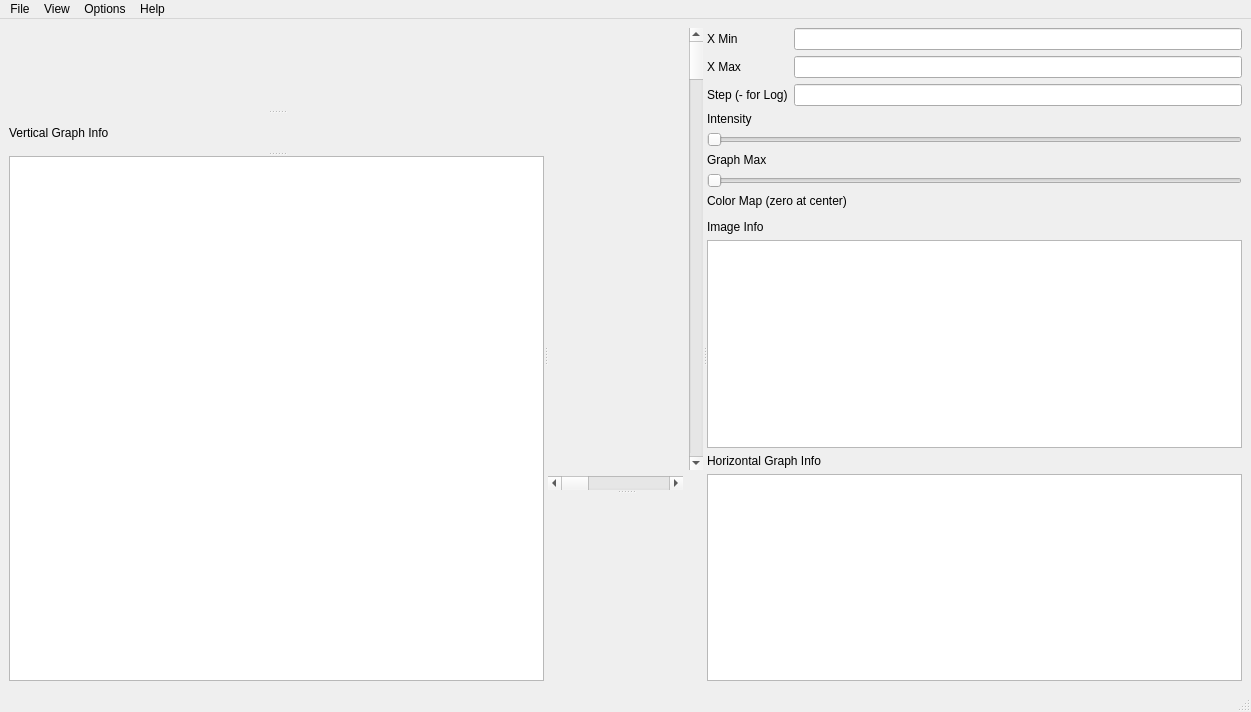
<?xml version="1.0" encoding="UTF-8"?>
<ui version="4.0">
 <class>MainWindow</class>
 <widget class="QMainWindow" name="MainWindow">
  <property name="geometry">
   <rect>
    <x>0</x>
    <y>0</y>
    <width>1251</width>
    <height>712</height>
   </rect>
  </property>
  <property name="windowTitle">
   <string>MainWindow</string>
  </property>
  <widget class="QWidget" name="centralwidget">
   <layout class="QGridLayout" name="gridLayout_5">
    <item row="0" column="0">
     <widget class="QSplitter" name="left_right_splitter">
      <property name="orientation">
       <enum>Qt::Horizontal</enum>
      </property>
      <widget class="QSplitter" name="vgraphSplitter">
       <property name="orientation">
        <enum>Qt::Vertical</enum>
       </property>
       <widget class="QwtPlot" name="v_graphPlot"/>
       <widget class="QLabel" name="label_8">
        <property name="text">
         <string>Vertical Graph Info</string>
        </property>
       </widget>
       <widget class="QTableWidget" name="v_graph_table"/>
      </widget>
      <widget class="QSplitter" name="imageSplitter">
       <property name="orientation">
        <enum>Qt::Vertical</enum>
       </property>
       <widget class="QWidget" name="layoutWidget">
        <layout class="QGridLayout" name="gridLayout">
         <item row="0" column="0">
          <widget class="QwtPlot" name="imagePlot"/>
         </item>
         <item row="0" column="1">
          <widget class="QScrollBar" name="imageVerticalScrollBar">
           <property name="orientation">
            <enum>Qt::Vertical</enum>
           </property>
          </widget>
         </item>
         <item row="1" column="0">
          <widget class="QScrollBar" name="imageHorizontalScrollBar">
           <property name="orientation">
            <enum>Qt::Horizontal</enum>
           </property>
          </widget>
         </item>
        </layout>
       </widget>
       <widget class="QwtPlot" name="h_graphPlot"/>
      </widget>
      <widget class="QWidget" name="layoutWidget_grid4">
       <layout class="QGridLayout" name="gridLayout_4">
        <item row="0" column="0">
         <layout class="QFormLayout" name="formLayout">
          <item row="0" column="0">
           <widget class="QLabel" name="X_Min_label">
            <property name="text">
             <string>X Min</string>
            </property>
           </widget>
          </item>
          <item row="0" column="1">
           <widget class="QLineEdit" name="x_min_input"/>
          </item>
          <item row="1" column="0">
           <widget class="QLabel" name="X_Max_label">
            <property name="text">
             <string>X Max</string>
            </property>
           </widget>
          </item>
          <item row="1" column="1">
           <widget class="QLineEdit" name="x_max_input"/>
          </item>
          <item row="2" column="0">
           <widget class="QLabel" name="Step_Label">
            <property name="text">
             <string>Step (- for Log)</string>
            </property>
           </widget>
          </item>
          <item row="2" column="1">
           <widget class="QLineEdit" name="step_input"/>
          </item>
         </layout>
        </item>
        <item row="1" column="0">
         <layout class="QGridLayout" name="gridLayout_2">
          <item row="1" column="0">
           <widget class="QSlider" name="intensity_slider">
            <property name="orientation">
             <enum>Qt::Horizontal</enum>
            </property>
           </widget>
          </item>
          <item row="0" column="0">
           <widget class="QLabel" name="intensity_label">
            <property name="text">
             <string>Intensity</string>
            </property>
           </widget>
          </item>
         </layout>
        </item>
        <item row="2" column="0">
         <layout class="QGridLayout" name="gridLayout_3">
          <item row="0" column="0">
           <widget class="QLabel" name="graph_max_label">
            <property name="text">
             <string>Graph Max</string>
            </property>
           </widget>
          </item>
          <item row="1" column="0">
           <widget class="QSlider" name="graph_max_slider">
            <property name="orientation">
             <enum>Qt::Horizontal</enum>
            </property>
           </widget>
          </item>
         </layout>
        </item>
        <item row="3" column="0">
         <widget class="QLabel" name="label_2">
          <property name="text">
           <string>Color Map (zero at center)</string>
          </property>
         </widget>
        </item>
        <item row="4" column="0">
         <widget class="QWidget" name="color_scale" native="true"/>
        </item>
        <item row="5" column="0">
         <widget class="QLabel" name="table_label">
          <property name="text">
           <string>Image Info</string>
          </property>
         </widget>
        </item>
        <item row="6" column="0">
         <widget class="QTableWidget" name="image_table"/>
        </item>
        <item row="7" column="0">
         <widget class="QLabel" name="label">
          <property name="text">
           <string>Horizontal Graph Info</string>
          </property>
         </widget>
        </item>
        <item row="8" column="0">
         <widget class="QTableWidget" name="h_graph_table"/>
        </item>
       </layout>
      </widget>
     </widget>
    </item>
   </layout>
  </widget>
  <widget class="QMenuBar" name="menubar">
   <property name="geometry">
    <rect>
     <x>0</x>
     <y>0</y>
     <width>1251</width>
     <height>26</height>
    </rect>
   </property>
   <widget class="QMenu" name="menuFile">
    <property name="title">
     <string>File</string>
    </property>
    <addaction name="actionClose"/>
   </widget>
   <widget class="QMenu" name="menuEdit">
    <property name="title">
     <string>View</string>
    </property>
    <addaction name="action_Vscroll"/>
    <addaction name="action_Hscroll"/>
   </widget>
   <widget class="QMenu" name="menuOptions">
    <property name="title">
     <string>Options</string>
    </property>
    <widget class="QMenu" name="menuColor_Map">
     <property name="title">
      <string>Color Map</string>
     </property>
     <addaction name="actionHeat"/>
     <addaction name="actionGray"/>
     <addaction name="actionNegative_Gray"/>
     <addaction name="actionGreen_Yellow"/>
     <addaction name="actionRainbow"/>
     <addaction name="actionOptimal"/>
     <addaction name="actionMulti"/>
     <addaction name="actionSpectrum"/>
    </widget>
    <widget class="QMenu" name="menuGraph_Selected">
     <property name="title">
      <string>Graph Selected</string>
     </property>
     <addaction name="actionClear_Selections"/>
     <addaction name="actionOverlaid"/>
     <addaction name="actionOffset_Vertically"/>
     <addaction name="actionOffset_Diagonally"/>
    </widget>
    <addaction name="menuColor_Map"/>
    <addaction name="menuGraph_Selected"/>
    <addaction name="actionGraph_Rebinned_Data"/>
   </widget>
   <widget class="QMenu" name="menuHelp">
    <property name="title">
     <string>Help</string>
    </property>
   </widget>
   <addaction name="menuFile"/>
   <addaction name="menuEdit"/>
   <addaction name="menuOptions"/>
   <addaction name="menuHelp"/>
  </widget>
  <widget class="QStatusBar" name="statusbar"/>
  <action name="action">
   <property name="text">
    <string>Vertical Scroll Bar</string>
   </property>
  </action>
  <action name="actionClose">
   <property name="text">
    <string>Close</string>
   </property>
  </action>
  <action name="action_Hscroll">
   <property name="text">
    <string>Horizontal Scroll Bar</string>
   </property>
  </action>
  <action name="action_Vscroll">
   <property name="text">
    <string>Vertical Scroll Bar</string>
   </property>
  </action>
  <action name="actionVertical_Cut">
   <property name="text">
    <string>Vertical Cut</string>
   </property>
  </action>
  <action name="actionGraph_Rebinned_Data">
   <property name="text">
    <string>Graph Rebinned Data</string>
   </property>
  </action>
  <action name="actionHeat">
   <property name="text">
    <string>Heat</string>
   </property>
  </action>
  <action name="actionGray">
   <property name="text">
    <string>Gray</string>
   </property>
  </action>
  <action name="actionNegative_Gray">
   <property name="text">
    <string>Negative Gray</string>
   </property>
  </action>
  <action name="actionGreen_Yellow">
   <property name="text">
    <string>Green-Yellow</string>
   </property>
  </action>
  <action name="actionRainbow">
   <property name="text">
    <string>Rainbow</string>
   </property>
  </action>
  <action name="actionOptimal">
   <property name="text">
    <string>Optimal</string>
   </property>
  </action>
  <action name="actionMulti">
   <property name="text">
    <string>Multi</string>
   </property>
  </action>
  <action name="actionSpectrum">
   <property name="text">
    <string>Spectrum</string>
   </property>
  </action>
  <action name="actionClear_Selections">
   <property name="text">
    <string>Clear Selections</string>
   </property>
  </action>
  <action name="actionOverlaid">
   <property name="text">
    <string>Overlaid</string>
   </property>
  </action>
  <action name="actionOffset_Vertically">
   <property name="text">
    <string>Offset Vertically</string>
   </property>
  </action>
  <action name="actionOffset_Diagonally">
   <property name="text">
    <string>Offset Diagonally</string>
   </property>
  </action>
 </widget>
 <customwidgets>
  <customwidget>
   <class>QwtPlot</class>
   <extends>QFrame</extends>
   <header>qwt_plot.h</header>
  </customwidget>
 </customwidgets>
 <resources/>
 <connections/>
</ui>
